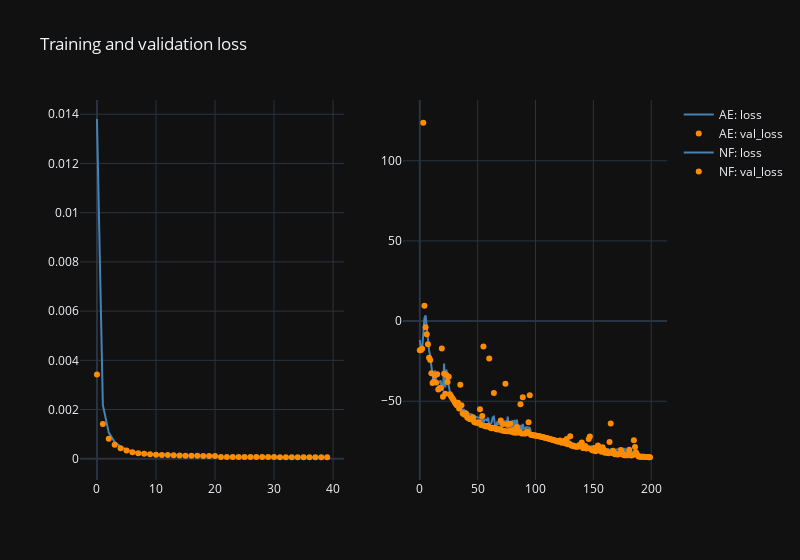

Source (notebook cell):
### Markdown cell above
### Training metrics

### Code cell
from pae.plotting import loss_plot

fig = loss_plot(pae.history)
fig.show('vscode')

### Figure 1 — Plotly figure (JSON) as saved in the notebook; plotly's stock layout.template omitted (floating-point values rounded to 4 significant figures; data arrays with more than 128 entries replaced by an {"elided": "..."} marker saying what was removed)
{"data": [{"marker": {"color": "steelblue"}, "mode": "lines", "name": "AE: loss", "type": "scatter", "x": [0, 1, 2, 3, 4, 5, 6, 7, 8, 9, 10, 11, 12, 13, 14, 15, 16, 17, 18, 19, 20, 21, 22, 23, 24, 25, 26, 27, 28, 29, 30, 31, 32, 33, 34, 35, 36, 37, 38, 39], "xaxis": "x", "y": [0.01381, 0.002186, 0.001063, 0.0006812, 0.0004954, 0.000378, 0.0002986, 0.0002445, 0.0002114, 0.0001909, 0.0001739, 0.0001614, 0.0001544, 0.0001495, 0.0001415, 0.000131, 0.000126, 0.0001224, 0.0001194, 0.0001166, 0.0001142, 7.736e-05, 7.619e-05, 7.567e-05, 7.502e-05, 7.432e-05, 7.358e-05, 7.286e-05, 7.207e-05, 7.131e-05, 7.067e-05, 6.344e-05, 6.321e-05, 6.307e-05, 6.292e-05, 6.277e-05, 6.264e-05, 6.251e-05, 6.238e-05, 6.224e-05], "yaxis": "y"}, {"marker": {"color": "darkorange"}, "mode": "markers", "name": "AE: val_loss", "type": "scatter", "x": [0, 1, 2, 3, 4, 5, 6, 7, 8, 9, 10, 11, 12, 13, 14, 15, 16, 17, 18, 19, 20, 21, 22, 23, 24, 25, 26, 27, 28, 29, 30, 31, 32, 33, 34, 35, 36, 37, 38, 39], "xaxis": "x", "y": [0.003427, 0.001413, 0.0008149, 0.0005722, 0.0004282, 0.0003325, 0.0002676, 0.0002229, 0.0002, 0.0001813, 0.0001658, 0.000157, 0.0001509, 0.0001464, 0.0001341, 0.0001275, 0.0001235, 0.0001202, 0.0001173, 0.0001149, 0.0001126, 7.592e-05, 7.537e-05, 7.451e-05, 7.395e-05, 7.364e-05, 7.257e-05, 7.175e-05, 7.15e-05, 7.065e-05, 6.905e-05, 6.288e-05, 6.26e-05, 6.243e-05, 6.223e-05, 6.221e-05, 6.194e-05, 6.199e-05, 6.182e-05, 6.167e-05], "yaxis": "y"}, {"marker": {"color": "steelblue"}, "mode": "lines", "name": "NF: loss", "type": "scatter", "x": {"elided": "200 int values"}, "xaxis": "x2", "y": {"elided": "200 float values"}, "yaxis": "y2"}, {"marker": {"color": "darkorange"}, "mode": "markers", "name": "NF: val_loss", "type": "scatter", "x": {"elided": "200 int values"}, "xaxis": "x2", "y": {"elided": "200 float values"}, "yaxis": "y2"}], "layout": {"title": {"text": "Training and validation loss"}, "width": 800, "xaxis": {"anchor": "y", "domain": [0, 0.45]}, "xaxis2": {"anchor": "y2", "domain": [0.55, 1]}, "yaxis": {"anchor": "x", "domain": [0, 1]}, "yaxis2": {"anchor": "x2", "domain": [0, 1]}}}
